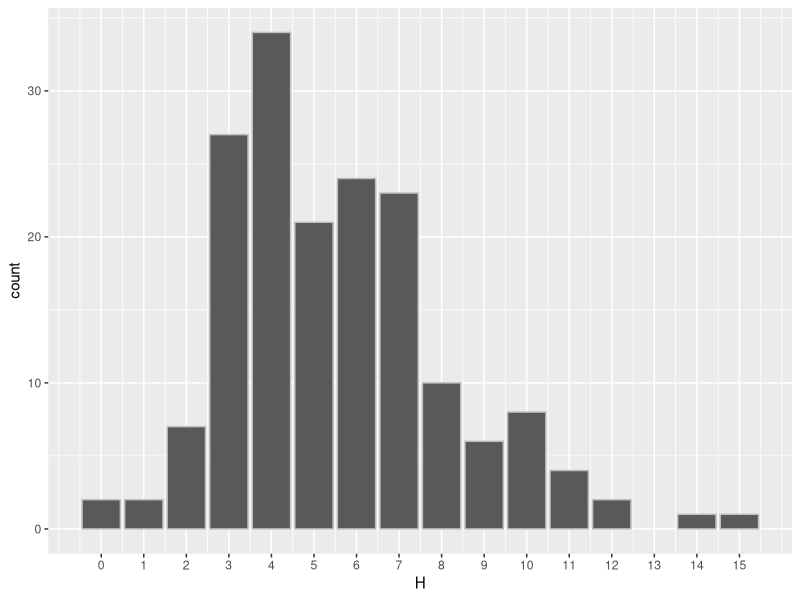
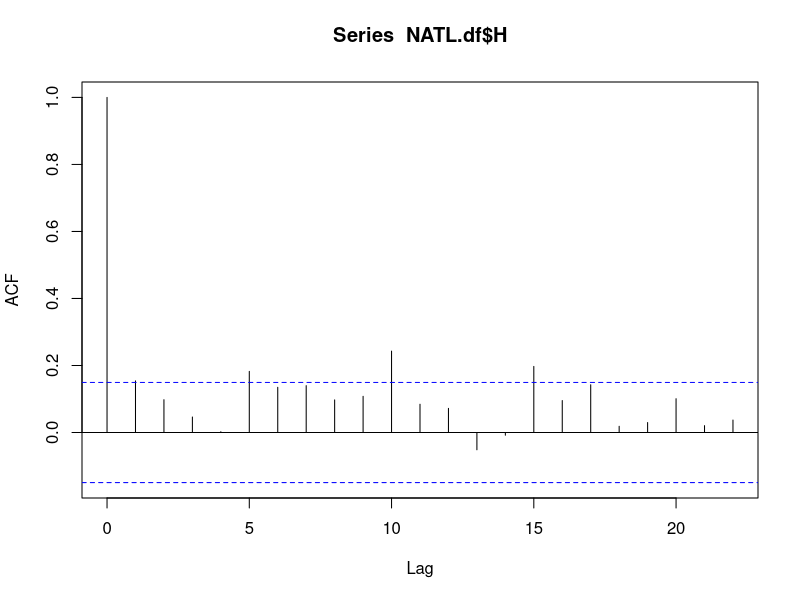
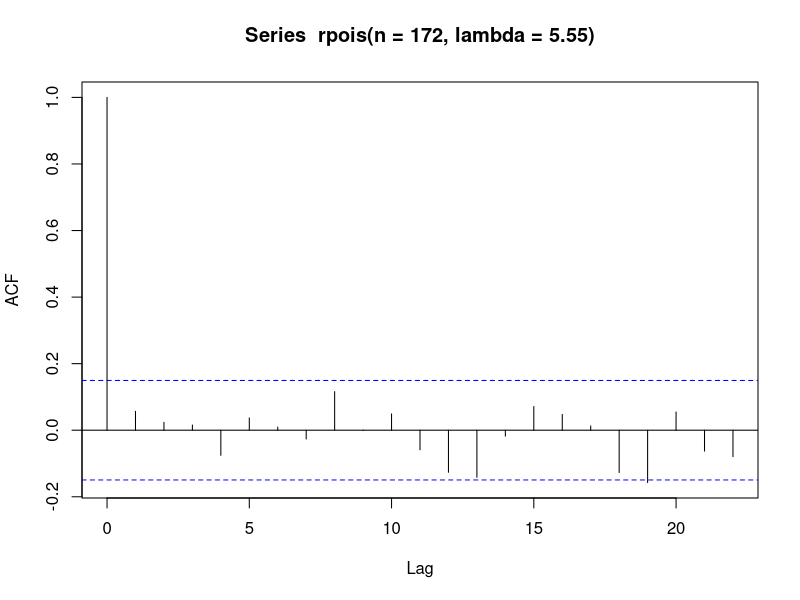
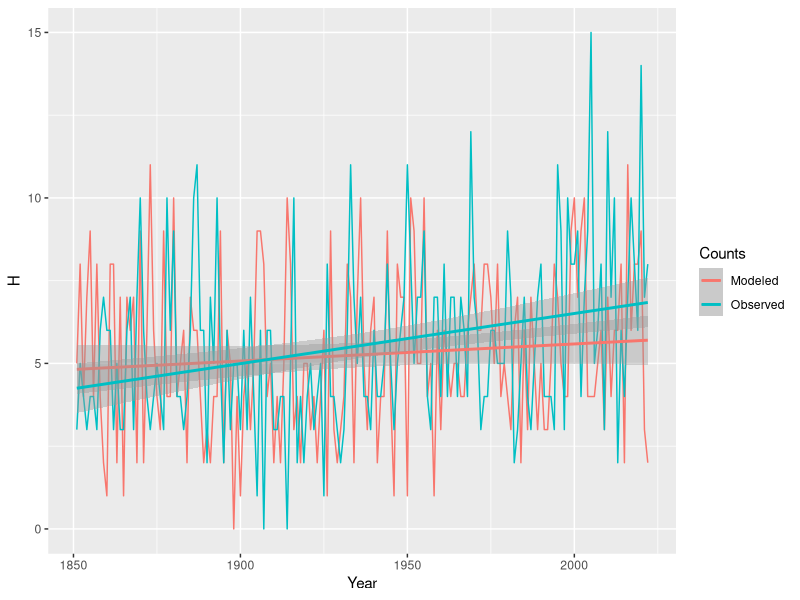
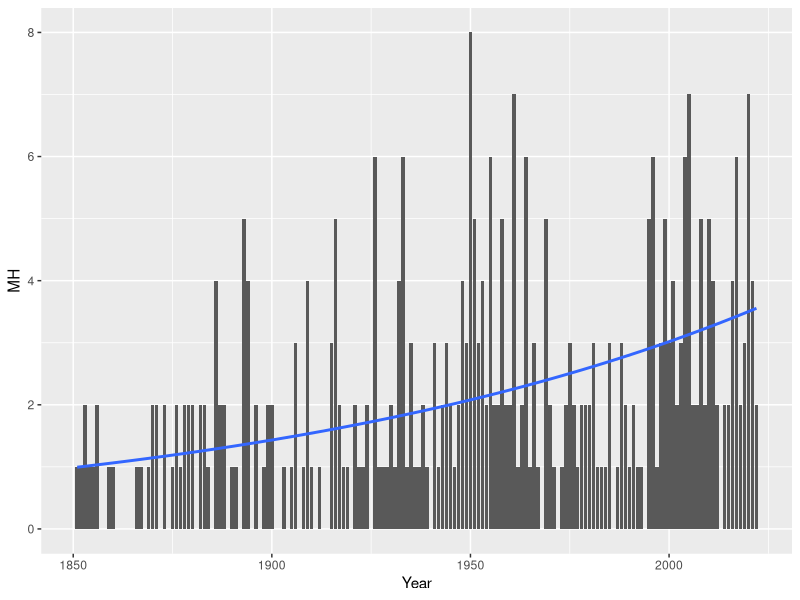
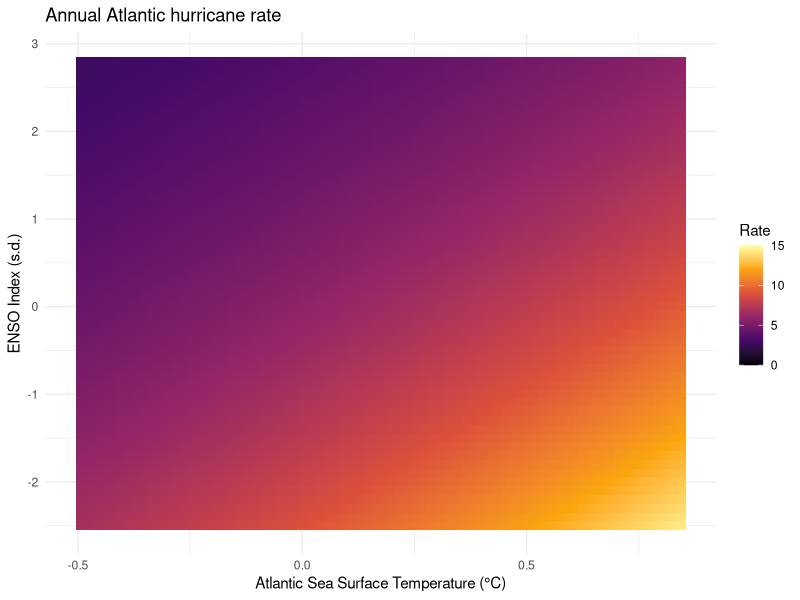

Reproduce these figures in R, in order.
## ---- chunk 1
NATL.df <- readr::read_table(file = here::here("data", "NATL_Counts.txt"),
                             show_col_types = FALSE)

NATL.df |>
  head()
## ---- chunk 2
#| echo: true
NATL.df |>
  dplyr::pull(H)
## ---- chunk 3
#| echo: true
NATL.df |>
  dplyr::pull(H) |>
  table()
## ---- chunk 4
#| echo: true
NATL.df |>
  dplyr::summarize(NYears = dplyr::n(),
                   Avg = mean(H),
                   Var = var(H),
                   Ratio = Var/Avg)
## ---- chunk 5
#| echo: true
library(ggplot2)

ggplot(data = NATL.df,
       mapping = aes(x = H)) +
  geom_bar(color = "gray") +
  scale_x_continuous(breaks = 0:15)
## ---- chunk 6
#| echo: true
( H1 <- rpois(n = 172, lambda = 5.55) )
## ---- chunk 7
#| echo: true
H1 |>
  table()
## ---- chunk 8
#| echo: true
Ratio <- NULL
for(i in 1:10000){
  H <- rpois(n = 172, lambda = 5.55)
  Ratio <- c(Ratio, var(H)/mean(H)) 
}
sum(Ratio > 1.22) / 10000
## ---- chunk 9
#| echo: true
NATL.df$H |>
  acf()
## ---- chunk 10
#| echo: true
rpois(n = 172, lambda = 5.55) |>
  acf()
## ---- chunk 11
#| echo: true
df <- data.frame(Year = rep(NATL.df$Year, times = 2),
                 Counts = rep(c("Observed", "Modeled"), each = 172),
                 H = c(NATL.df$H, rpois(n = 172, lambda = 5.55)))
ggplot(data = df,
       mapping = aes(x = Year, y = H, color = Counts)) +
  geom_line() +
  geom_smooth(method = lm)
## ---- chunk 12
#| echo: true
lm(H ~ Year, data = NATL.df)
## ---- chunk 13
#| echo: true
NATL.df |>
  dplyr::summarize(NYears = dplyr::n(),
                   Avg = mean(MH),
                   Var = var(MH),
                   Ratio = Var/Avg)
## ---- chunk 14
#| echo: true

ggplot(data = NATL.df,
       mapping = aes(x = Year, y = MH)) +
  geom_col() +
  geom_smooth(method = glm, 
              method.args = list(family = 'poisson'),
              se = FALSE)
## ---- chunk 15
glm(MH ~ Year, data = NATL.df, family = poisson)
## ---- chunk 16
#| echo: true
ENSO.df <- readr::read_table(file = here::here("data", "CENSO.txt"))
SST.df <- readr::read_table(file = here::here("data", "TNA_SST.txt"))
NATL.df <- readr::read_table(file = here::here("data", "NATL_Counts.txt")) |>
  dplyr::filter(Year >= 1948)

df <- data.frame(Year = NATL.df$Year,
                 H = NATL.df$H,
                 MH = NATL.df$MH,
                 SST = (SST.df$Aug + SST.df$Sep + SST.df$Oct)/3,
                 ENSO = (ENSO.df$Aug + ENSO.df$Sep + ENSO.df$Oct)/3)
## ---- chunk 17
#| echo: true
model <- glm(H ~ SST + ENSO, data = df, family = poisson)
## ---- chunk 18
#| echo: true
#| output-location: slide
grd <- expand.grid(SST = seq(-.5, .85, .01), 
                   ENSO = seq(-2.5, 2.8, .1))
z <- predict(model, newdata = grd, type = "response")
grd$H <- z
ggplot(data = grd,
       mapping = aes(x = SST, y = ENSO, fill = H)) + 
        geom_tile() +
        scale_fill_viridis_c(limits = c(0, 15), option = "inferno") +
        labs(fill = "Rate") +
        xlab("Atlantic Sea Surface Temperature (°C)") + 
        ylab("ENSO Index (s.d.)") +
        ggtitle(label = "Annual Atlantic hurricane rate") +
        theme_minimal()
## ---- chunk 19
CONUS.df <- readr::read_table(file = here::here("data", "CONUS_Counts.txt"),
                              show_col_types = FALSE)

CONUS.df |>
  head()
